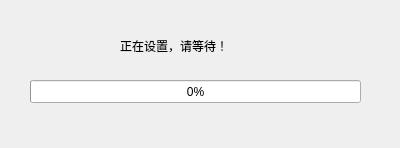
<?xml version="1.0" encoding="UTF-8"?>
<ui version="4.0">
 <class>ENV_WaitDlg</class>
 <widget class="QDialog" name="ENV_WaitDlg">
  <property name="geometry">
   <rect>
    <x>0</x>
    <y>0</y>
    <width>400</width>
    <height>148</height>
   </rect>
  </property>
  <property name="windowTitle">
   <string>Dialog</string>
  </property>
  <widget class="QProgressBar" name="progressBar">
   <property name="geometry">
    <rect>
     <x>30</x>
     <y>80</y>
     <width>331</width>
     <height>23</height>
    </rect>
   </property>
   <property name="maximum">
    <number>20</number>
   </property>
   <property name="value">
    <number>0</number>
   </property>
  </widget>
  <widget class="QLabel" name="label">
   <property name="geometry">
    <rect>
     <x>120</x>
     <y>30</y>
     <width>141</width>
     <height>31</height>
    </rect>
   </property>
   <property name="text">
    <string>正在设置，请等待！</string>
   </property>
  </widget>
 </widget>
 <resources/>
 <connections/>
</ui>
